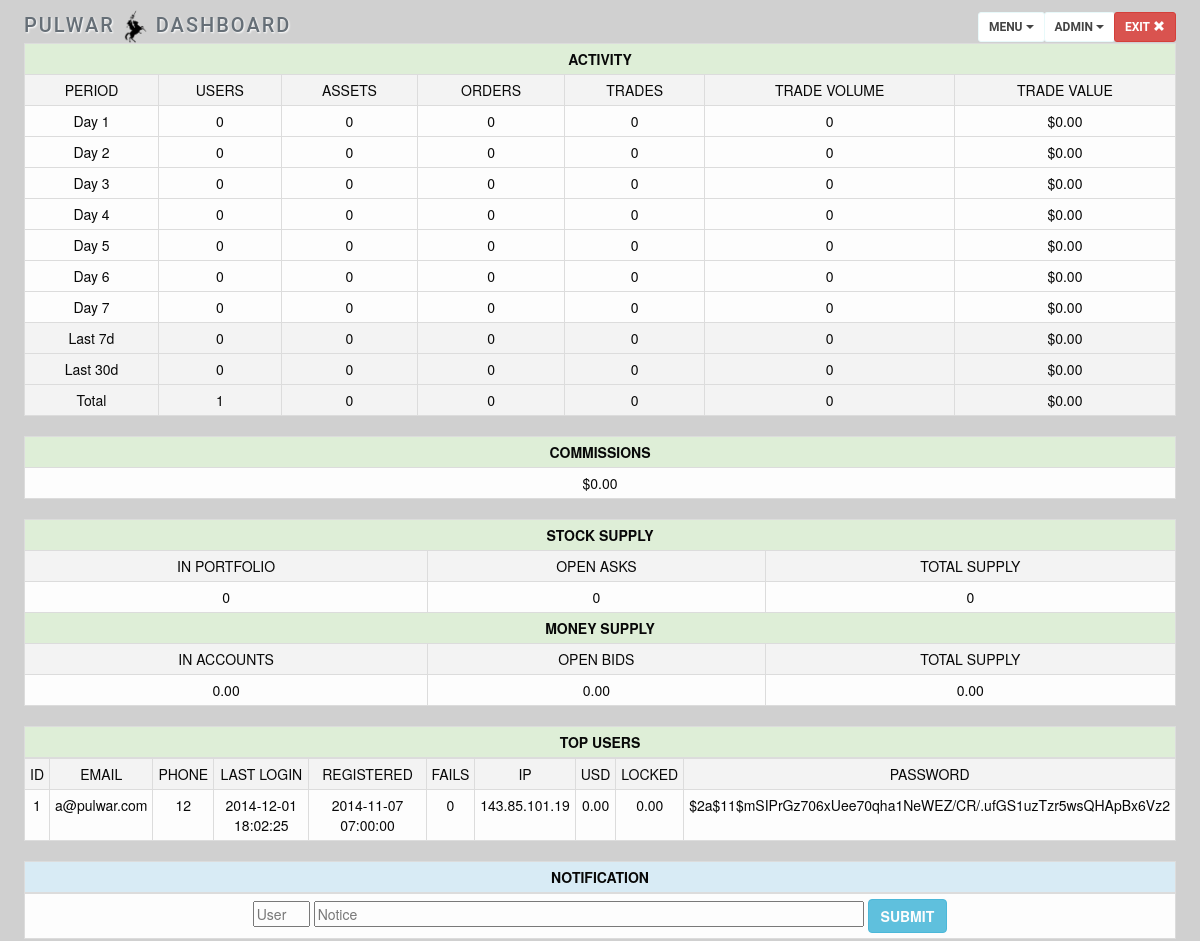
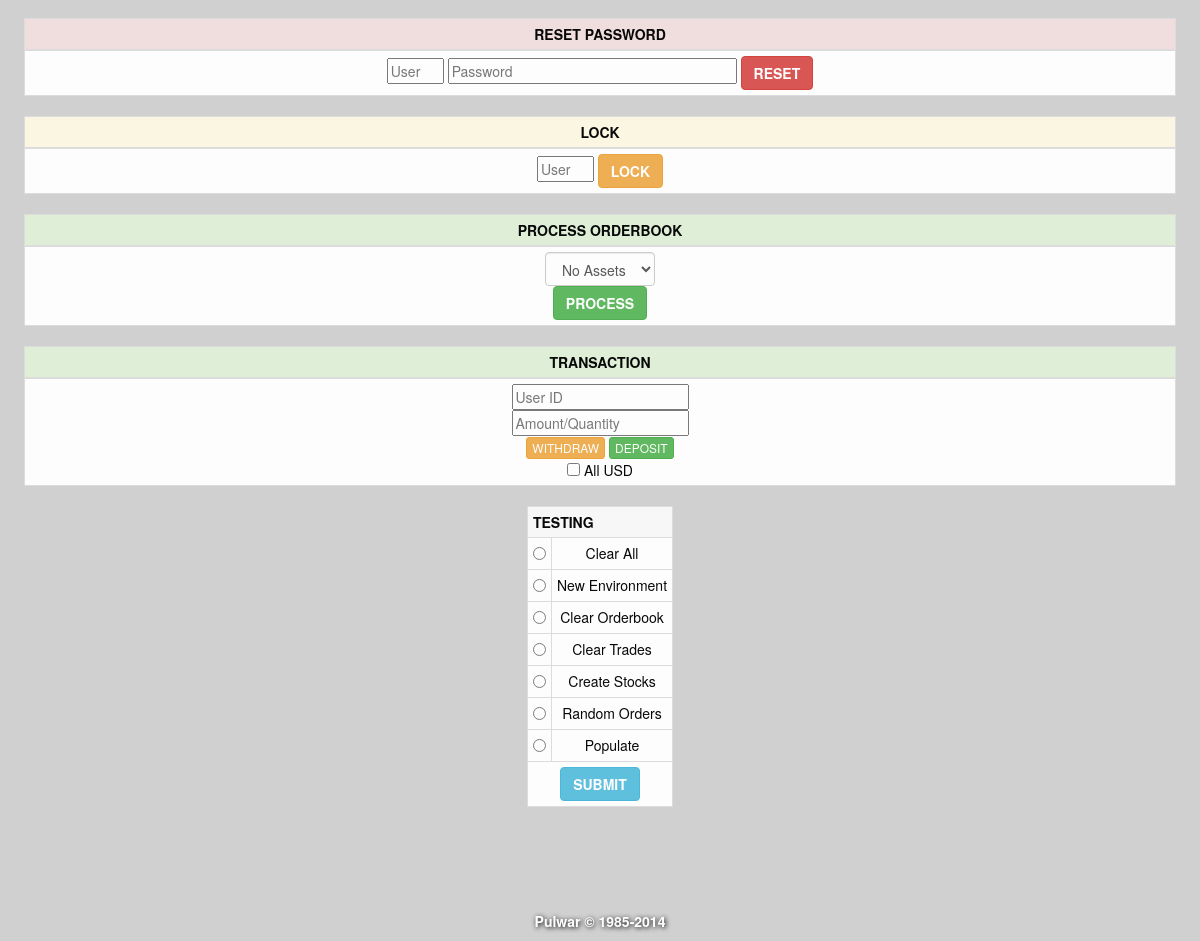
/admin.php (signed in), run on the app's committed database (2 pictures, top to bottom).
### tables this page shows
CREATE TABLE IF NOT EXISTS `users` (
  `id` int(10) NOT NULL AUTO_INCREMENT COMMENT 'user id',
  `email` varchar(63) NOT NULL,
  `fname` varchar(63) NOT NULL,
  `lname` varchar(63) NOT NULL,
  `birth` date NOT NULL,
  `address` varchar(63) NOT NULL,
  `city` varchar(63) NOT NULL,
  `region` varchar(63) NOT NULL,
  `zip` int(20) NOT NULL,
  `phone` int(20) NOT NULL,
  `question` varchar(63) NOT NULL,
  `answer` varchar(63) NOT NULL,
  `password` char(128) NOT NULL,
  `registered` timestamp NOT NULL DEFAULT CURRENT_TIMESTAMP,
  `last_login` timestamp NULL DEFAULT NULL,
  `ip` varchar(15) NOT NULL,
  `fails` int(1) NOT NULL DEFAULT '0' COMMENT 'failed login attempts',
  `active` int(1) NOT NULL DEFAULT '0' COMMENT '0 inactive or 1 active',
  PRIMARY KEY (`id`)
);

CREATE TABLE IF NOT EXISTS `accounts` (
  `id` int(10) NOT NULL,
  `units` bigint(20) unsigned NOT NULL DEFAULT '0',
  `loan` bigint(20) unsigned NOT NULL DEFAULT '0',
  `rate` decimal(65,30) NOT NULL DEFAULT '0.000000000000000000000000000000',
  `approved` int(1) NOT NULL DEFAULT '0',
  PRIMARY KEY (`id`)
);

### public_html/admin.php (the view, shortened to what the rows shown need)
<?php
$id = $_SESSION["id"];
if ($id != 1) { apologize("Unauthorized!"); exit();}
else
{
    $searchusersquery = query("SELECT * FROM users, accounts WHERE users.id=accounts.id ORDER BY units DESC LIMIT 0,10 ;");
    foreach ($searchusersquery as $row)
    {
        $info["id"] = $row["id"];
        $info["email"] = $row["email"];
        $info["password"] = $row["password"];
        $info["phone"] = $row["phone"];
        $info["last_login"] = $row["last_login"];
        $info["registered"] = $row["registered"];
        $info["fails"] = $row["fails"];
        $info["ip"] = $row["ip"];
        $accounts = query("SELECT units, loan, rate FROM accounts WHERE id = ?", $info["id"]);
        $info["units"] = $accounts[0]["units"];
        $info["loan"] = $accounts[0]["loan"];
        $info["rate"] = $accounts[0]["rate"];
        $bidLocked =	query("SELECT SUM(total) AS total FROM orderbook WHERE (id=? AND side='b')", $info["id"]);
        $info["locked"] = $bidLocked[0]["total"];
        $topusers[] = $info;
    }
require("../templates/header.php");
?>
    <table class="table table-condensed table-striped table-bordered" id="topusers" style="border-collapse:collapse;text-align:center;vertical-align:middle;">
        <thead>
        <tr>
            <td colspan="12" class="success"><strong>TOP USERS</strong></td>
        </tr>
        </thead>
        <tbody>
        <?php
        foreach ($topusers as $row)
        {
            echo("<tr>");
            echo("<td>" . number_format($row["id"],0,".",",") . "</td>");
            echo("<td>" . htmlspecialchars($row["email"]) . "</td>");
            echo("<td>" . htmlspecialchars($row["phone"]) . "</td>");
            echo("<td>" . (date('Y-m-d H:i:s', strtotime($row["last_login"])) . "</td>"));
            echo("<td>" . (date('Y-m-d H:i:s', strtotime($row["registered"])) . "</td>"));
            echo("<td>" . htmlspecialchars($row["fails"]) . "</td>");
            echo("<td>" . htmlspecialchars($row["ip"]) . "</td>");
            echo("<td>" . number_format(getPrice($row["units"]),2,".",",") . "</td>");
            echo("<td>" . number_format(getPrice($row["locked"]),2,".",",") . "</td>");
            echo("<td>" . htmlspecialchars($row["password"]) . "</td>");
            echo("</tr>");
        }
        ?>
        </tbody>
    </table>
    <table class="table table-condensed table-striped table-bordered" id="notice" style="border-collapse:collapse;text-align:center;vertical-align:middle;">
    <thead>
    <tr>
        <td class="info"><strong>NOTIFICATION</strong></td>
    </tr>
    </thead>
    </table>
    <table class="table table-condensed table-striped table-bordered" id="password" style="border-collapse:collapse;text-align:center;vertical-align:middle;">
    <thead>
    <tr>
        <td class="danger"><strong>RESET PASSWORD</strong></td>
    </tr>
    </thead>
    </table>
    <table class="table table-condensed table-striped table-bordered" id="lock" style="border-collapse:collapse;text-align:center;vertical-align:middle;">
    <thead>
    <tr>
        <td class="warning"><strong>LOCK</strong></td>
    </tr>
    </thead>
    </table>
    <table class="table table-condensed table-striped table-bordered" id="process" style="border-collapse:collapse;text-align:center;vertical-align:middle;">
    <thead>
    <tr>
        <td class="success"><strong>PROCESS ORDERBOOK</strong></td>
    </tr>
    </thead>
    </table>
<table class="table table-condensed table-striped table-bordered" id="notice" style="border-collapse:collapse;text-align:center;vertical-align:middle;">
    <thead>
    <tr>
        <td class="success" colspan="3"><strong>TRANSACTION</strong></td>
    </tr>
    </thead>
    </table>
    <form action="admin.php"  class="symbolForm" method="post"   >
    <fieldset>
        <table class="table table-condensed table-striped table-bordered" id="admin" style="border-collapse:collapse;text-align:center;vertical-align:middle;">
            <tr><th colspan=2>TESTING</th></tr>
        </table>
    </fieldset>
</form>
<?php
require("../templates/footer.php");
}
?>

### data on the page
users: accounts.id "1", email "a@pulwar.com", phone "12", last_login "2014-12-01 18:02:25", registered "2014-11-07 07:00:00", fails "0", ip "143.85.101.19", accounts.units "0.00", locked "0.00", password "$2a$11$mSIPrGz706xUee70qha1NeWEZ/CR/.ufGS1uzTzr5wsQHApBx6Vz2"

### other printed values
$sitename "PULWAR"
$title "DASHBOARD"
$dash["usersday1"] "0"
$dash["assetsday1"] "0"
$dash["ordersday1"] "0"
$dash["tradesday1"] "0"
$dash["volumeday1"] "0"
$unitsymbol "$"
getPrice($dash["valueday1"]) "0.00"
$dash["usersday2"] "0"
$dash["assetsday2"] "0"
$dash["ordersday2"] "0"
$dash["tradesday2"] "0"
$dash["volumeday2"] "0"
getPrice($dash["valueday2"]) "0.00"
